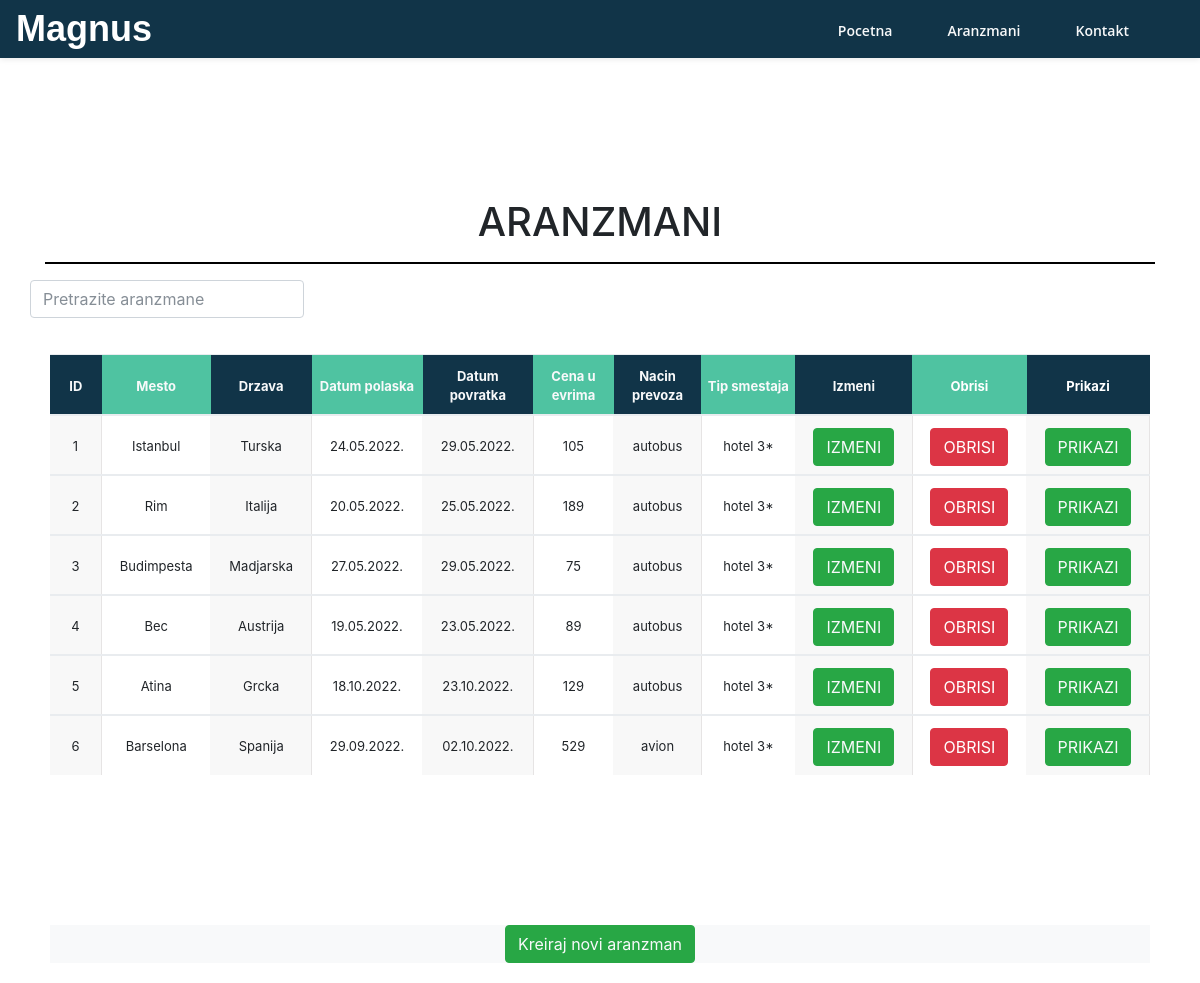
The app's page /aranzmani/aranzmani.php with its own data.
### tables this page shows
CREATE TABLE `aranzmani` (
  `id_aranzmana` int(11) NOT NULL,
  `mesto` varchar(255) NOT NULL,
  `datum_polaska` varchar(255) NOT NULL,
  `datum_povratka` varchar(255) NOT NULL,
  `cena_u_evrima` int(11) NOT NULL,
  `nacin_prevoza` varchar(255) NOT NULL,
  `tip_smestaja` varchar(255) NOT NULL,
  `id_drzave` int(11) NOT NULL
);

CREATE TABLE `drzave` (
  `id_drzave` int(11) NOT NULL,
  `naziv_drzave` varchar(255) NOT NULL
);

### aranzmani/aranzmaniobrada.php (called while the page is built, shortened)
<?php
class Aranzman
{
	public static function fetch(mysqli $conn)
	{
		$data = null;
		$query = "SELECT * , d.naziv_drzave FROM drzave d INNER JOIN aranzmani a on (d.id_drzave=a.id_drzave)";
		if ($sql = $conn->query($query)) {
			while ($row = $sql->fetch_array()) {
				$data[] = $row;
			}
		}
		return $data;
	}
}

### aranzmani/aranzmani.php (the view, shortened to what this page needs)
<?php
require "../konekcija.php";
require "aranzmaniobrada.php";
?>
<!DOCTYPE html>
<html lang="en">
<head>
    <link rel="stylesheet" href="css/style.css">
    <link href="https://maxcdn.bootstrapcdn.com/font-awesome/4.2.0/css/font-awesome.min.css" rel="stylesheet">
    <link rel="stylesheet" href="../forma/css/bootstrap.min.css" type="text/css">
</head>
<body>
    <?php
    $model = new Aranzman('id_aranzmana', 'mesto', 'datum_polaska', 'datum_povratka', 'cena_u_evrima', 'nacin_prevoza', 'tip_smestaja', 'id_drzave');
    ?>
    <nav class="navbar navbar-expand-md navbar-dark navbar-custom fixed-top">
        <a class="navbar-brand logo-text page-scroll" href="../index.php">Magnus</a>
        <div class="collapse navbar-collapse" id="navbarsExampleDefault">
            <ul class="navbar-nav ml-auto">
                <li class="nav-item">
                    <a class="btn-round-custom" href="../index.php">Pocetna</a>
                </li>
                <li class="nav-item">
                    <a class="btn-round-custom" href="#">Aranzmani</a>
                </li>
                <li class="nav-item">
                    <a class="btn-round-custom" href="../kontakt.php">Kontakt</a>
                </li>
            </ul>
        </div>
    </nav>
    <section class="hero set-bg" data-setbg="img/blue.jpg">
        <div class="container">
            <div class="row">
                <div class="col-md-12 mt-5">
                    <h1 class="text-center">ARANZMANI</h1>
                    <hr style="height: 1px;color: black;background-color: black;">
                </div>
                <?php
                $result = $model->fetch($conn);
                ?>
                <br>
                <div class="md-form active-pink active-pink-2 mb-3 text-center">
                    <input class="form-control search" type="text" id="aranzmanInput" onkeyup="myFunction()" placeholder="Pretrazite aranzmane">
                </div>
                <br>
                <div class="table-responsive" id="tabela">
                    <div class="card-body">
                        <table class="table table-hover" id="aranzmaniTabela">
                            <thead>
                                <tr>
                                    <th scope="col"><a class="column_sort" id="id_aranzmana" data-order="desc" href="#">ID</a></th>
                                    <th scope="col"><a class="column_sort" id="mesto" data-order="desc" href="#">Mesto</a></th>
                                    <th scope="col"><a class="column_sort" id="tip_smestaja" data-order="desc" href="#">Drzava</th>
                                    <th scope="col"><a class="column_sort" id="datum_polaska" data-order="desc" href="#">Datum polaska</a></th>
                                    <th scope="col"><a class="column_sort" id="datum_povratka" data-order="desc" href="#">Datum povratka</a></th>
                                    <th scope="col"><a class="column_sort" id="cena_u_evrima" data-order="desc" href="#">Cena u evrima</a></th>
                                    <th scope="col"><a class="column_sort" id="nacin_prevoza" data-order="desc" href="#">Nacin prevoza</a></th>
                                    <th scope="col"><a class="column_sort" id="tip_smestaja" data-order="desc" href="#">Tip smestaja</a></th>
                                    <th scope="col">
                                        <a href="../edit/edit.php">Izmeni</a>
                                    </th>
                                    <th scope="col">Obrisi</th>
                                    <th scope="col">Prikazi</th>
                                </tr>
                            </thead>
                            <tbody>
                                <?php
                                if (!empty($result)) {
                                    foreach ($result as $row) {
                                ?>
                            <tbody id="myTable">
                                <tr id="<?php echo $row['id_aranzmana'] ?>">
                                    <td data-target="id_aranzmana"> <?php echo $row['id_aranzmana']; ?> </td>
                                    <td data-target="mesto"> <?php echo $row['mesto']; ?> </td>
                                    <td data-target="naziv_drzave"> <?php echo $row['naziv_drzave']; ?> </td>
                                    <td data-target="datum_polaska"> <?php echo $row['datum_polaska']; ?> </td>
                                    <td data-target="datum_povratka"> <?php echo $row['datum_povratka']; ?> </td>
                                    <td data-target="cena_u_evrima"> <?php echo $row['cena_u_evrima']; ?> </td>
                                    <td data-target="nacin_prevoza"> <?php echo $row['nacin_prevoza']; ?> </td>
                                    <td data-target="tip_smestaja"> <?php echo $row['tip_smestaja']; ?> </td>
                                    <td>
                                        <button type="button" data-id="<?php echo $row['id_aranzmana']; ?>" data-role="update" class="btn btn-success editbtn">
                                            <a href="../edit/edit.php?id=<?php echo $row['id_aranzmana']; ?>">IZMENI</a>
                                        </button>
                                    </td>
                                    <td>
                                        <button type="button" class="btn btn-danger deletebtn">OBRISI</button>
                                    </td>
                                    <td>
                                        <button type="button" class="btn btn-success readbtn">
                                            <a href="../read.php?id=<?php echo $row['id_aranzmana']; ?>">PRIKAZI</a>
                                        </button>
                                    </td>
                                </tr>
                            </tbody>
                    <?php
                                    }
                                } else {
                                    echo "no data";
                                }
                    ?>
                        </table>
                        <div class="container bg-light">
                            <div class="col-md-12 text-center">
                                <button type="button" class="btn btn-success">
                                    <a href="../forma/forma.php">Kreiraj novi aranzman</a>
                                </button>
                            </div>
                        </div>
                    </div>
                </div>
            </div>
    </section>
</body>
</html>

### aranzmani/css/style.css (style rules this page uses)
body, p { color: #787976; font: 400 1rem/1.5625rem "Open Sans", sans-serif; }
.navbar-custom { padding-top: 0.375rem; padding-bottom: 0.375rem; background-color: #113448; box-shadow: 0 0.0625rem 0.375rem 0 rgba(0, 0, 0, 0.1); font: 600 0.875rem/0.875rem "Open Sans", sans-serif; transition: all 0.2s; }
.navbar-custom .navbar-brand { font-size: 0; }
.navbar-custom .navbar-brand.logo-text { margin-top: 0.25rem; margin-bottom: 0.25rem; font: 700 2.25rem/1.5rem "Montserrat", sans-serif; color: #fff; text-decoration: none; }
.navbar-custom .navbar-nav { margin-top: 0.75rem; margin-bottom: 0.5rem; }
#navbarsExampleDefault { text-align: right; }
.navbar-nav { display: inline-block; }
.navbar-nav li { list-style: none; display: inline-block; margin-right: 55px; position: relative; }
.card-body { box-shadow: 0px 35px 50px rgba(0, 0, 0, 0.2); }
#aranzmaniTabela td, #aranzmaniTabela th { text-align: center; padding: 8px; }
#aranzmaniTabela td { border-right: 1px solid #f8f8f8; font-size: 12px; }
#aranzmaniTabela thead th { color: #ffffff; background: #4fc3a1; }
#aranzmaniTabela thead th:nth-child(odd) { color: #ffffff; background: #113448; }
#aranzmaniTabela td, #aranzmaniTabela th { padding: 10px 0.425em 0.425em 0.425em; height: 60px; vertical-align: middle; box-sizing: border-box; overflow-x: hidden; overflow-y: auto; width: 600px; font-size: 13px; text-overflow: ellipsis; }
#aranzmaniTabela tbody tr:nth-child(odd) { background: none; }
#aranzmaniTabela tr td:nth-child(odd) { background: #f8f8f8; border-right: 1px solid #e6e4e4; }
.container { margin-top: 150px; max-width: fit-content; }
a { color: #f8f9fa; }

### records on screen
aranzmani: id_aranzmana "1", mesto "Istanbul", id_drzave.naziv_drzave "Turska", datum_polaska "24.05.2022.", datum_povratka "29.05.2022.", cena_u_evrima "105", nacin_prevoza "autobus", tip_smestaja "hotel 3*"
aranzmani: id_aranzmana "2", mesto "Rim", id_drzave.naziv_drzave "Italija", datum_polaska "20.05.2022.", datum_povratka "25.05.2022.", cena_u_evrima "189", nacin_prevoza "autobus", tip_smestaja "hotel 3*"
aranzmani: id_aranzmana "3", mesto "Budimpesta", id_drzave.naziv_drzave "Madjarska", datum_polaska "27.05.2022.", datum_povratka "29.05.2022.", cena_u_evrima "75", nacin_prevoza "autobus", tip_smestaja "hotel 3*"
aranzmani: id_aranzmana "4", mesto "Bec", id_drzave.naziv_drzave "Austrija", datum_polaska "19.05.2022.", datum_povratka "23.05.2022.", cena_u_evrima "89", nacin_prevoza "autobus", tip_smestaja "hotel 3*"
aranzmani: id_aranzmana "5", mesto "Atina", id_drzave.naziv_drzave "Grcka", datum_polaska "18.10.2022.", datum_povratka "23.10.2022.", cena_u_evrima "129", nacin_prevoza "autobus", tip_smestaja "hotel 3*"
aranzmani: id_aranzmana "6", mesto "Barselona", id_drzave.naziv_drzave "Spanija", datum_polaska "29.09.2022.", datum_povratka "02.10.2022.", cena_u_evrima "529", nacin_prevoza "avion", tip_smestaja "hotel 3*"
